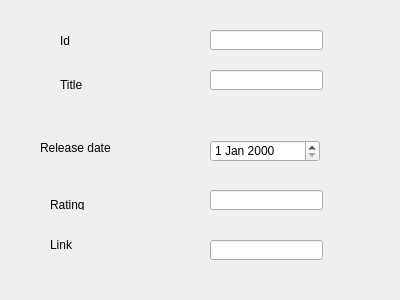
<?xml version="1.0" encoding="UTF-8"?>
<ui version="4.0">
 <class>Dialog</class>
 <widget class="QDialog" name="Dialog">
  <property name="geometry">
   <rect>
    <x>0</x>
    <y>0</y>
    <width>400</width>
    <height>300</height>
   </rect>
  </property>
  <property name="windowTitle">
   <string>Dialog</string>
  </property>
  <widget class="QLabel" name="label">
   <property name="geometry">
    <rect>
     <x>60</x>
     <y>30</y>
     <width>41</width>
     <height>21</height>
    </rect>
   </property>
   <property name="text">
    <string>Id</string>
   </property>
  </widget>
  <widget class="QLineEdit" name="idInput">
   <property name="geometry">
    <rect>
     <x>210</x>
     <y>30</y>
     <width>113</width>
     <height>20</height>
    </rect>
   </property>
  </widget>
  <widget class="QLabel" name="label_2">
   <property name="geometry">
    <rect>
     <x>60</x>
     <y>80</y>
     <width>35</width>
     <height>10</height>
    </rect>
   </property>
   <property name="text">
    <string>Title</string>
   </property>
  </widget>
  <widget class="QLineEdit" name="titleInput">
   <property name="geometry">
    <rect>
     <x>210</x>
     <y>70</y>
     <width>113</width>
     <height>20</height>
    </rect>
   </property>
  </widget>
  <widget class="QLabel" name="label_3">
   <property name="geometry">
    <rect>
     <x>40</x>
     <y>140</y>
     <width>81</width>
     <height>16</height>
    </rect>
   </property>
   <property name="text">
    <string>Release date</string>
   </property>
  </widget>
  <widget class="QDateEdit" name="dateInput">
   <property name="geometry">
    <rect>
     <x>210</x>
     <y>140</y>
     <width>110</width>
     <height>22</height>
    </rect>
   </property>
  </widget>
  <widget class="QLabel" name="label_4">
   <property name="geometry">
    <rect>
     <x>50</x>
     <y>200</y>
     <width>35</width>
     <height>10</height>
    </rect>
   </property>
   <property name="text">
    <string>Rating</string>
   </property>
  </widget>
  <widget class="QLineEdit" name="ratingInput">
   <property name="geometry">
    <rect>
     <x>210</x>
     <y>190</y>
     <width>113</width>
     <height>20</height>
    </rect>
   </property>
  </widget>
  <widget class="QLabel" name="label_5">
   <property name="geometry">
    <rect>
     <x>50</x>
     <y>240</y>
     <width>35</width>
     <height>10</height>
    </rect>
   </property>
   <property name="text">
    <string>Link</string>
   </property>
  </widget>
  <widget class="QLineEdit" name="linkInput">
   <property name="geometry">
    <rect>
     <x>210</x>
     <y>240</y>
     <width>113</width>
     <height>20</height>
    </rect>
   </property>
  </widget>
 </widget>
 <resources/>
 <connections/>
</ui>
